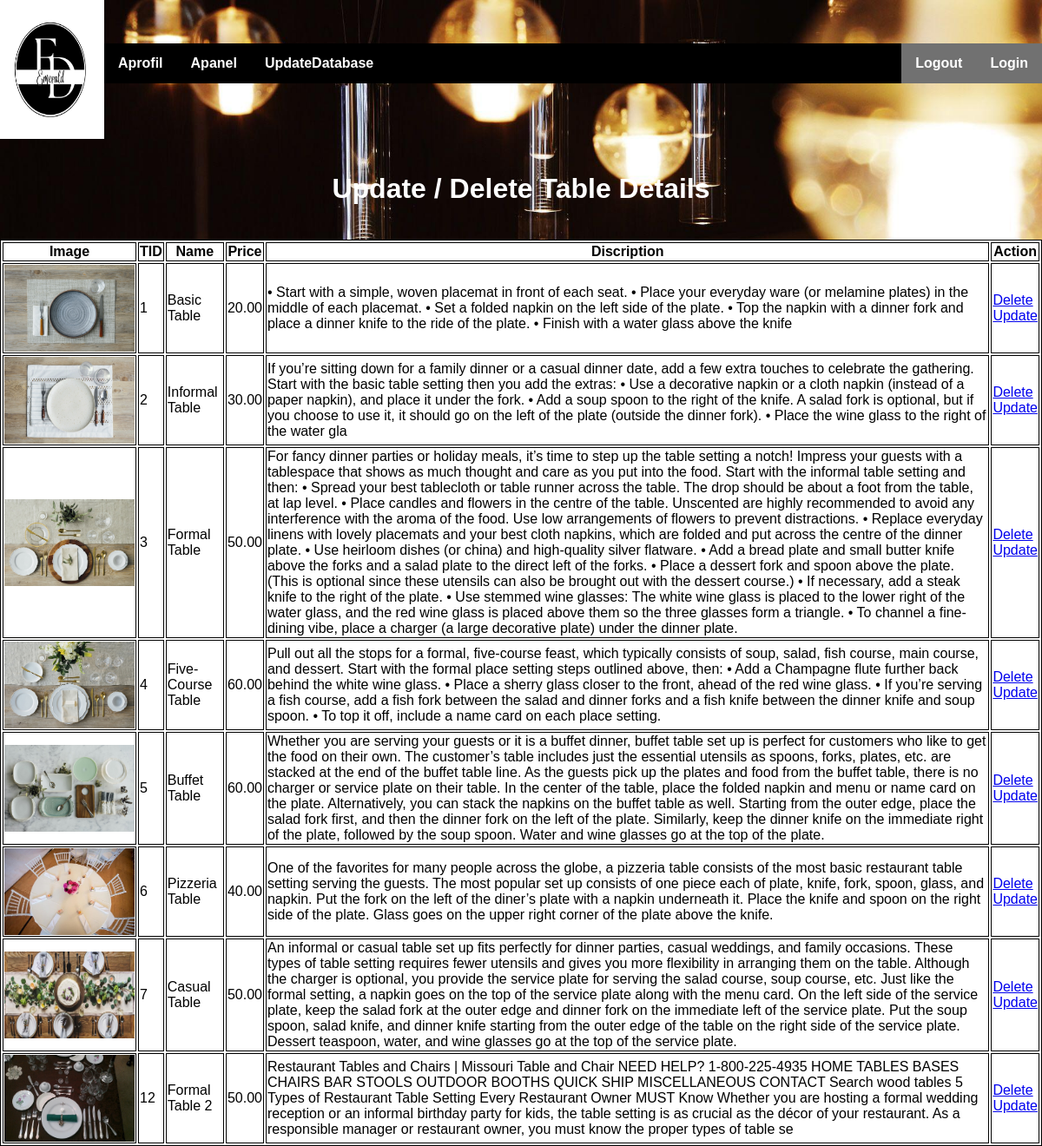
Page /Admin/udtable.php (signed in) on the committed database.
### tables this page shows
CREATE TABLE `tables` (
  `tid` int(11) NOT NULL,
  `tname` varchar(20) NOT NULL,
  `price` decimal(5,2) NOT NULL,
  `description` varchar(5000) NOT NULL,
  `image` varchar(300) NOT NULL
);

### Admin/udtable.php (the view, shortened to what this page needs)
?><?php
require("db.php");
?>
<!DOCTYPE html>
<html>
<head>
<link rel="stylesheet" href="main1.css">
   </head>
   <body><header>
               <img src="logo.jpeg" width="10%" height="20%" >
               <ul class="nav">
                    <li><a href="aprofil.php" >Aprofil</a></li>
                    <li><a href="apanel.php" >Apanel</a>
                    <li><a href="updatedatabase.php" >UpdateDatabase</a></li>
                    <li style="float:right"><a href="login.html" class="active">Login</a></li>
                    <li style="float:right"><a href="logout.php" class="active">Logout</a></li>
                </ul>
               </header><br>
    <center>
    <h1>
        Update / Delete Table Details</h1><br>
                                <table >
                                    <thead>
                                        <tr>
                                            <th>Image</th>
                                            <th>TID</th>
											<th>Name</th>
                                            <th>Price</th>
                                            <th>Discription</th>
                                            <th>Action</th>
                                        </tr>
                                    </thead>
                                    <tbody>
								<?php
                $sql = "select * from tables ";
                $result = mysqli_query($con, $sql);
                if(mysqli_num_rows($result)>0)
                {
                                while($row = mysqli_fetch_assoc($result))
                                {
                                    echo "<tr>";
                                        echo "<td>";
                                        ?>
                                            <img src="<?php echo 'imgs/' . $row['image'] ?>" width="150" height="100" alt='Profile pic' >
                                        <?php
                                        echo "</td>";
                                        echo "<td>";
                                        echo $row["tid"];
                                        echo "</td>";
                                        echo "<td>";
                                            echo $row["tname"];
                                        echo "</td>";
                                        echo "<td>";
                                            echo $row["price"];
                                        echo "</td>";
                                    echo "<td>";
                                            echo $row["description"];
                                        echo "</td>";
                                        echo "<td>";
                                            ?>
                                             <a href="udtable.php?del=<?php echo $row["tid"];?>">Delete</a><br>
                                             <a href="utable.php?update=<?php echo $row["tid"];?>">Update</a>
                                            <?php
                                        echo "</td>";
                                    echo "</tr>";
                                }
                            echo "</table>";
                }
                else
                {
                    echo "There is no admin yet.";
                }
            ?>
</body>
</html>

### Admin/main1.css (style rules this page uses)
.nav { margin-top:50; }
ul { list-style-type: none; margin: 0; padding: 0; overflow: hidden; background-color:black; width:90%; float: right; }
li { float: left; position: sticky; position: -webkit-sticky; display: inline; }
li a { display:block; color: white; text-align: center; padding: 14px 16px; text-decoration: none; font-weight:900; }
.active { background-color: #86de47; float:right; }
* { box-sizing: border-box }
body { font-family: Verdana, sans-serif; margin:0; background-image:url(3.jpeg); background-repeat: no-repeat; background-size: cover; }
img { vertical-align: middle; }
.active, .dot:hover { background-color: #717171; }

### Admin/udtable.php (style rules this page uses)
body,html { height: 100%; }
h1 { color: #ffffff; }
td,th,table { border: 1px solid; border-color: black; background-color:white }

### rows in the picture
tables: image (picture), tid "1", tname "Basic Table", price "20.00", description "• Start with a simple, woven placemat in front of each seat. • Place your everyday ware (or melamine plates) in the middle of each placemat. • Set a folded napkin on the left side of the plate. • Top the napkin with a dinner fork and place a dinner knife to the ride of the plate. • Finish with a water glass above the knife"
tables: image (picture), tid "2", tname "Informal Table", price "30.00", description "If you’re sitting down for a family dinner or a casual dinner date, add a few extra touches to celebrate the gathering. Start with the basic table setting then you add the extras: • Use a decorative napkin or a cloth napkin (instead of a paper napkin), and place it under the fork. • Add a soup spoon to the right of the knife. A salad fork is optional, but if you choose to use it, it should go on the left of the plate (outside the dinner fork). • Place the wine glass to the right of the water gla"
tables: image (picture), tid "3", tname "Formal Table", price "50.00", description "For fancy dinner parties or holiday meals, it’s time to step up the table setting a notch! Impress your guests with a tablespace that shows as much thought and care as you put into the food. Start with the informal table setting and then: • Spread your best tablecloth or table runner across the table. The drop should be about a foot from the table, at lap level. • Place candles and flowers in the centre of the table. Unscented are highly recommended to avoid any interference with the aroma of the food. Use low arrangements of flowers to prevent distractions. • Replace everyday linens with lovely placemats and your best cloth napkins, which are folded and put across the centre of the dinner…"
tables: image (picture), tid "4", tname "Five-Course Table", price "60.00", description "Pull out all the stops for a formal, five-course feast, which typically consists of soup, salad, fish course, main course, and dessert. Start with the formal place setting steps outlined above, then: • Add a Champagne flute further back behind the white wine glass. • Place a sherry glass closer to the front, ahead of the red wine glass. • If you’re serving a fish course, add a fish fork between the salad and dinner forks and a fish knife between the dinner knife and soup spoon. • To top it off, include a name card on each place setting."
tables: image (picture), tid "5", tname "Buffet Table", price "60.00", description "Whether you are serving your guests or it is a buffet dinner, buffet table set up is perfect for customers who like to get the food on their own. The customer’s table includes just the essential utensils as spoons, forks, plates, etc. are stacked at the end of the buffet table line. As the guests pick up the plates and food from the buffet table, there is no charger or service plate on their table. In the center of the table, place the folded napkin and menu or name card on the plate. Alternatively, you can stack the napkins on the buffet table as well. Starting from the outer edge, place the salad fork first, and then the dinner fork on the left of the plate. Similarly, keep the dinner…"
tables: image (picture), tid "6", tname "Pizzeria Table", price "40.00", description "One of the favorites for many people across the globe, a pizzeria table consists of the most basic restaurant table setting serving the guests. The most popular set up consists of one piece each of plate, knife, fork, spoon, glass, and napkin. Put the fork on the left of the diner’s plate with a napkin underneath it. Place the knife and spoon on the right side of the plate. Glass goes on the upper right corner of the plate above the knife."
tables: image (picture), tid "7", tname "Casual Table", price "50.00", description "An informal or casual table set up fits perfectly for dinner parties, casual weddings, and family occasions. These types of table setting requires fewer utensils and gives you more flexibility in arranging them on the table. Although the charger is optional, you provide the service plate for serving the salad course, soup course, etc. Just like the formal setting, a napkin goes on the top of the service plate along with the menu card. On the left side of the service plate, keep the salad fork at the outer edge and dinner fork on the immediate left of the service plate. Put the soup spoon, salad knife, and dinner knife starting from the outer edge of the table on the right side of the…"
tables: image (picture), tid "12", tname "Formal Table 2", price "50.00", description "Restaurant Tables and Chairs | Missouri Table and Chair NEED HELP? 1-800-225-4935 HOME TABLES BASES CHAIRS BAR STOOLS OUTDOOR BOOTHS QUICK SHIP MISCELLANEOUS CONTACT Search wood tables 5 Types of Restaurant Table Setting Every Restaurant Owner MUST Know Whether you are hosting a formal wedding reception or an informal birthday party for kids, the table setting is as crucial as the décor of your restaurant. As a responsible manager or restaurant owner, you must know the proper types of table se"
